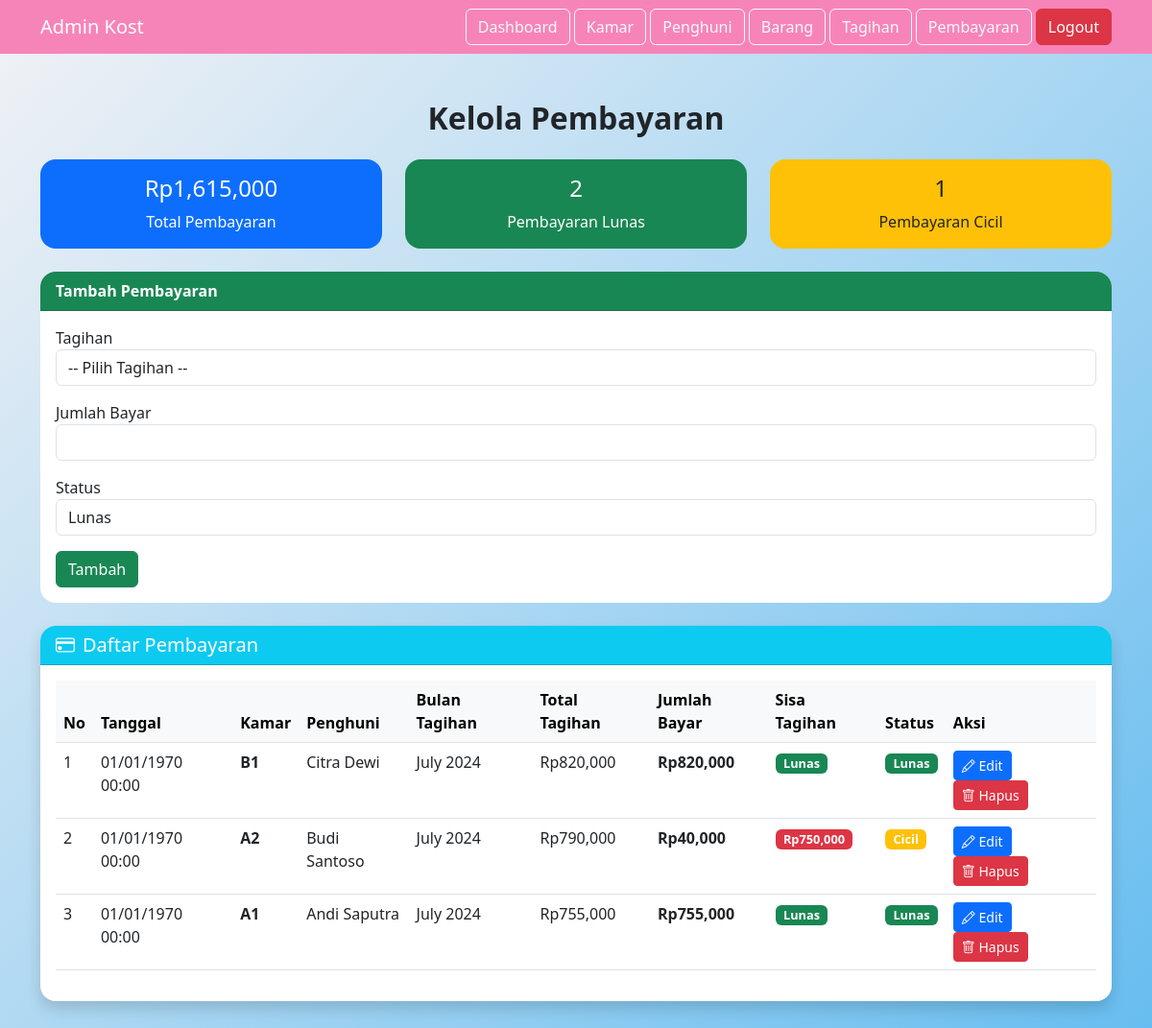
Page /admin/pembayaran.php (signed in) on the committed database.
### tables this page shows
CREATE TABLE bayar (
    id INT AUTO_INCREMENT PRIMARY KEY,
    id_tagihan INT NOT NULL,
    jml_bayar INT NOT NULL,
    status ENUM('lunas','cicil') NOT NULL,
    FOREIGN KEY (id_tagihan) REFERENCES tagihan(id)
);

CREATE TABLE tagihan (
    id INT AUTO_INCREMENT PRIMARY KEY,
    bulan DATE NOT NULL,
    id_kmr_penghuni INT NOT NULL,
    jml_tagihan INT NOT NULL,
    FOREIGN KEY (id_kmr_penghuni) REFERENCES kmr_penghuni(id)
);

### admin/pembayaran.php (the view, shortened to what this page needs)
<?php
require_once "../koneksi.php";
$pembayaran = $conn->query("
    SELECT b.*, t.bulan, t.jml_tagihan, k.nomor as nomor_kamar, p.nama as nama_penghuni,
           (t.jml_tagihan - COALESCE((
               SELECT SUM(b2.jml_bayar)
               FROM bayar b2
               WHERE b2.id_tagihan = t.id
           ), 0)) as sisa_tagihan
    FROM bayar b
    JOIN tagihan t ON b.id_tagihan = t.id
    JOIN kmr_penghuni kp ON t.id_kmr_penghuni = kp.id
    JOIN kamar k ON kp.id_kamar = k.id
    JOIN penghuni p ON kp.id_penghuni = p.id
    ORDER BY b.id DESC
");
$total_pembayaran = $conn->query("SELECT SUM(jml_bayar) as total FROM bayar")->fetch_assoc()['total'] ?? 0;
$pembayaran_lunas = $conn->query("SELECT COUNT(*) as total FROM bayar WHERE status = 'lunas'")->fetch_assoc()['total'] ?? 0;
$pembayaran_cicil = $conn->query("SELECT COUNT(*) as total FROM bayar WHERE status = 'cicil'")->fetch_assoc()['total'] ?? 0;
?>
<!DOCTYPE html>
<html lang="id">
<head>
    <link href="https://cdn.jsdelivr.net/npm/bootstrap@5.3.0/dist/css/bootstrap.min.css" rel="stylesheet">
    <link href="https://cdn.jsdelivr.net/npm/bootstrap-icons@1.10.5/font/bootstrap-icons.css" rel="stylesheet">
</head>
<body>
<nav class="navbar navbar-expand-lg navbar-dark" style="background-color:rgb(247, 132, 185);">
    <div class="container">
        <a class="navbar-brand" href="#">Admin Kost</a>
        <div>
            <a href="dashboard.php" class="btn btn-outline-light">Dashboard</a>
            <a href="kamar.php" class="btn btn-outline-light">Kamar</a>
            <a href="penghuni.php" class="btn btn-outline-light">Penghuni</a>
            <a href="barang.php" class="btn btn-outline-light">Barang</a>
            <a href="tagihan.php" class="btn btn-outline-light">Tagihan</a>
            <a href="pembayaran.php" class="btn btn-outline-light">Pembayaran</a>
            <a href="../logout.php" class="btn btn-danger">Logout</a>
        </div>
    </div>
</nav>
<div class="container py-5">
    <h2 class="fw-bold text-center mb-4">Kelola Pembayaran</h2>
    <div class="row mb-4">
        <div class="col-md-4">
            <div class="card bg-primary text-white">
                <div class="card-body text-center">
                    <h4>Rp<?= number_format($total_pembayaran) ?></h4>
                    <p class="mb-0">Total Pembayaran</p>
                </div>
            </div>
        </div>
        <div class="col-md-4">
            <div class="card bg-success text-white">
                <div class="card-body text-center">
                    <h4><?= $pembayaran_lunas ?></h4>
                    <p class="mb-0">Pembayaran Lunas</p>
                </div>
            </div>
        </div>
        <div class="col-md-4">
            <div class="card bg-warning text-dark">
                <div class="card-body text-center">
                    <h4><?= $pembayaran_cicil ?></h4>
                    <p class="mb-0">Pembayaran Cicil</p>
                </div>
            </div>
        </div>
    </div>
    <div class="card mb-4">
        <div class="card-header bg-success text-white">
            <strong>Tambah Pembayaran</strong>
        </div>
        <div class="card-body">
            <form method="post">
                <div class="mb-3">
                    <label>Tagihan</label>
                    <select name="id_tagihan" class="form-control" required>
                        <option value="">-- Pilih Tagihan --</option>
                    </select>
                </div>
                <div class="mb-3">
                    <label>Jumlah Bayar</label>
                    <input type="number" name="jml_bayar" class="form-control" required min="1">
                </div>
                <div class="mb-3">
                    <label>Status</label>
                    <select name="status" class="form-control" required>
                        <option value="lunas">Lunas</option>
                    </select>
                </div>
                <button type="submit" name="tambah" class="btn btn-success">Tambah</button>
            </form>
        </div>
    </div>
    <div class="card shadow">
        <div class="card-header bg-info text-white">
            <h5 class="mb-0">
                <i class="bi bi-credit-card me-2"></i>Daftar Pembayaran
            </h5>
        </div>
        <div class="card-body">
            <div class="table-responsive">
                <table class="table table-hover">
                    <thead class="table-light">
                        <tr>
                            <th>No</th>
                            <th>Tanggal</th>
                            <th>Kamar</th>
                            <th>Penghuni</th>
                            <th>Bulan Tagihan</th>
                            <th>Total Tagihan</th>
                            <th>Jumlah Bayar</th>
                            <th>Sisa Tagihan</th>
                            <th>Status</th>
                            <th>Aksi</th>
                        </tr>
                    </thead>
                    <tbody>
                        <?php if ($pembayaran && $pembayaran->num_rows > 0): ?>
                            <?php $no = 1; while($row = $pembayaran->fetch_assoc()): ?>
                                <tr>
                                    <td><?= $no++ ?></td>
                                    <td><?= date('d/m/Y H:i', strtotime($row['id'])) ?></td>
                                    <td><strong><?= htmlspecialchars($row['nomor_kamar']) ?></strong></td>
                                    <td><?= htmlspecialchars($row['nama_penghuni']) ?></td>
                                    <td><?= date('F Y', strtotime($row['bulan'])) ?></td>
                                    <td>Rp<?= number_format($row['jml_tagihan']) ?></td>
                                    <td><strong>Rp<?= number_format($row['jml_bayar']) ?></strong></td>
                                    <td>
                                        <?php if ($row['sisa_tagihan'] > 0): ?>
                                            <span class="badge bg-danger">Rp<?= number_format($row['sisa_tagihan']) ?></span>
                                        <?php else: ?>
                                            <span class="badge bg-success">Lunas</span>
                                        <?php endif; ?>
                                    </td>
                                    <td>
                                        <?php if ($row['status'] == 'lunas'): ?>
                                            <span class="badge bg-success">Lunas</span>
                                        <?php else: ?>
                                            <span class="badge bg-warning">Cicil</span>
                                        <?php endif; ?>
                                    </td>
                                    <td>
                                        <a href="pembayaran.php?edit=<?= $row['id'] ?>" class="btn btn-primary btn-sm">
                                            <i class="bi bi-pencil"></i> Edit
                                        </a>
                                        <a href="pembayaran.php?hapus=<?= $row['id'] ?>" class="btn btn-danger btn-sm" onclick="return confirm('Yakin ingin menghapus pembayaran ini?')">
                                            <i class="bi bi-trash"></i> Hapus
                                        </a>
                                    </td>
                                </tr>
                            <?php endwhile; ?>
                        <?php endif; ?>
                    </tbody>
                </table>
            </div>
        </div>
    </div>
</div>
</body>
</html>

### admin/pembayaran.php (style rules this page uses)
body { background: linear-gradient(135deg,rgb(242, 242, 245) 0%,rgb(102, 189, 240) 100%); min-height: 100vh; }
.card { border-radius: 1rem; border: none; }
.card-header { border-radius: 1rem 1rem 0 0 !important; }
.table th { border-top: none; font-weight: 600; }
.badge { font-size: 0.8em; }

### rows in the picture
bayar: id "01/01/1970 00:00", nomor_kamar "B1", nama_penghuni "Citra Dewi", id_tagihan.bulan "July 2024", id_tagihan.jml_tagihan "820,000", jml_bayar "820,000", shows "Lunas", status "Lunas"
bayar: id "01/01/1970 00:00", nomor_kamar "A2", nama_penghuni "Budi Santoso", id_tagihan.bulan "July 2024", id_tagihan.jml_tagihan "790,000", jml_bayar "40,000", sisa_tagihan "750,000", status "Cicil"
bayar: id "01/01/1970 00:00", nomor_kamar "A1", nama_penghuni "Andi Saputra", id_tagihan.bulan "July 2024", id_tagihan.jml_tagihan "755,000", jml_bayar "755,000", shows "Lunas", status "Lunas"

### other values in the picture
$total_pembayaran "1,615,000"
$pembayaran_lunas "2"
$pembayaran_cicil "1"
